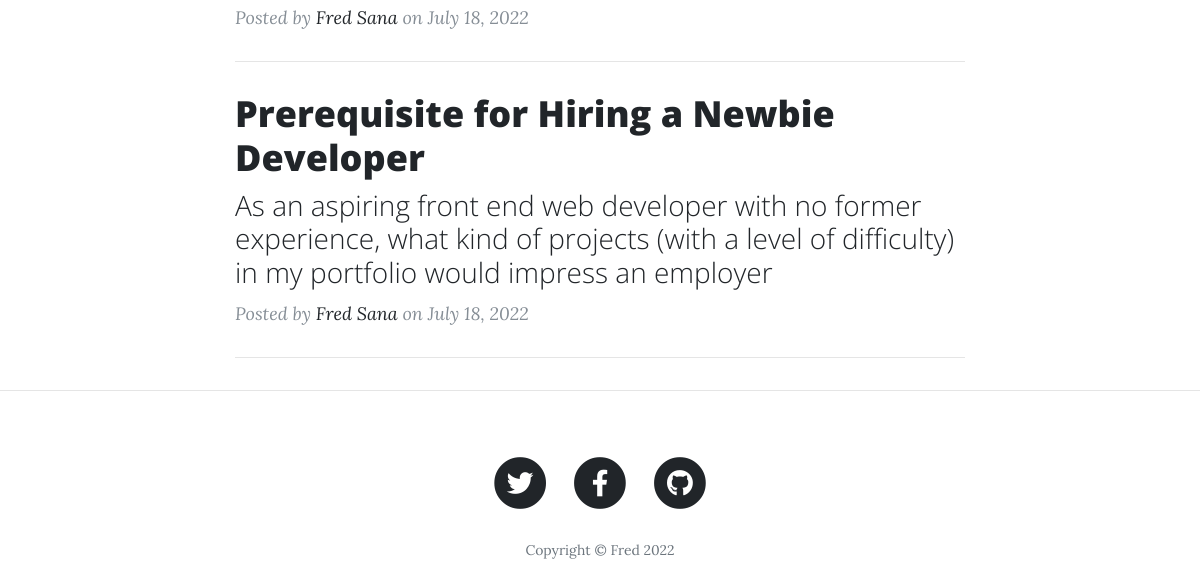
The app's page / (lower part), older data.
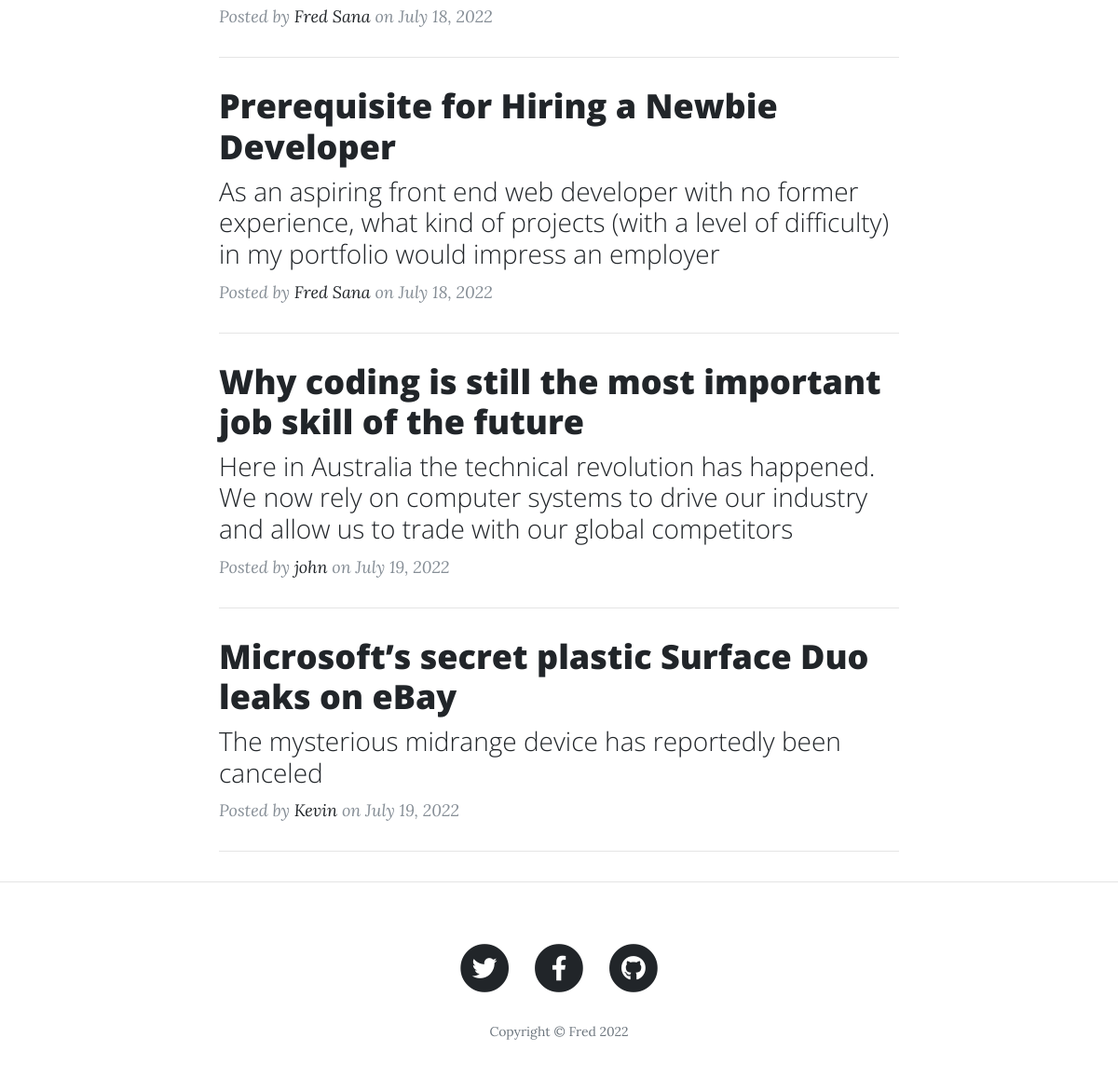
The same page, newer data.
### main.py (models this page shows)
class BlogPost(db.Model):
    __tablename__ = "blog_posts"
    id = db.Column(db.Integer, primary_key=True)
    author_id = db.Column(db.Integer, db.ForeignKey("users.id"))
    author = relationship("User", back_populates="posts")
    title = db.Column(db.String(250), unique=True, nullable=False)
    subtitle = db.Column(db.String(250), nullable=False)
    date = db.Column(db.String(250), nullable=False)
    body = db.Column(db.Text, nullable=False)
    img_url = db.Column(db.String(250), nullable=False)
    comments = relationship("Comment", back_populates="parent_post")

class User(UserMixin, db.Model):
    __tablename__ = "users"
    id = db.Column(db.Integer, primary_key=True)
    email = db.Column(db.String(100), unique=True)
    password = db.Column(db.String(100))
    name = db.Column(db.String(100))
    posts = relationship("BlogPost", back_populates="author")
    comments = relationship("Comment", back_populates="comment_author")

### main.py (the view)
@app.route('/')
def get_all_posts():
    posts = BlogPost.query.all()
    print(posts)
    return render_template("index.html", all_posts=posts, current_user=current_user)

### templates/index.html (shortened to what this page needs)
{% include "header.html" %}
  <div class="container">
    <div class="row">
      <div class="col-lg-8 col-md-10 mx-auto">
        {% for post in all_posts %}
        <div class="post-preview">
          <a href="{{ url_for('show_post', post_id=post.id) }}">
            <h2 class="post-title">
              {{post.title}}
            </h2>
            <h3 class="post-subtitle">
              {{post.subtitle}}
            </h3>
          </a>
          <p class="post-meta">Posted by
            <a href="#">{{post.author.name}}</a>
            on {{post.date}}
          </p>
        </div>
        <hr>
        {% endfor %}
      </div>
    </div>
  </div>
  <hr>
{% include "footer.html" %}

### templates/header.html (shortened to what this page needs)
<!DOCTYPE html>
<html lang="en">
<head>
  <link href="{{ url_for('static', filename='vendor/bootstrap/css/bootstrap.min.css') }}" rel="stylesheet">
  <link href="{{ url_for('static', filename='vendor/fontawesome-free/css/all.min.css')}}" rel="stylesheet" type="text/css">
  <link href="{{ url_for('static', filename='css/clean-blog.min.css')}}" rel="stylesheet">
</head>
<body>

### templates/footer.html (shortened to what this page needs)
  <footer>
    <div class="container">
      <div class="row">
        <div class="col-lg-8 col-md-10 mx-auto">
          <ul class="list-inline text-center">
            <li class="list-inline-item">
              <a href="https://twitter.com/Sanqh">
                <span class="fa-stack fa-lg">
                  <i class="fas fa-circle fa-stack-2x"></i>
                  <i class="fab fa-twitter fa-stack-1x fa-inverse"></i>
                </span>
              </a>
            </li>
            <li class="list-inline-item">
              <a href="https://www.facebook.com/sana.fred">
                <span class="fa-stack fa-lg">
                  <i class="fas fa-circle fa-stack-2x"></i>
                  <i class="fab fa-facebook-f fa-stack-1x fa-inverse"></i>
                </span>
              </a>
            </li>
            <li class="list-inline-item">
              <a href="https://github.com/DerQh">
                <span class="fa-stack fa-lg">
                  <i class="fas fa-circle fa-stack-2x"></i>
                  <i class="fab fa-github fa-stack-1x fa-inverse"></i>
                </span>
              </a>
            </li>
          </ul>
          <p class="copyright text-muted">Copyright &copy; Fred 2022</p>
        </div>
      </div>
    </div>
  </footer>
</body>
</html>

Row changes from the older to the newer data that the page shows:
added BlogPost: title "Why coding is still the most important job skill of the future", subtitle "Here in Australia the technical revolution has happened. We now rely on computer systems to drive our industry and allow us to trade with our global competitors", author.name "john", date "July 19, 2022"
added BlogPost: title "Microsoft’s secret plastic Surface Duo leaks on eBay", subtitle "The mysterious midrange device has reportedly been canceled", author.name "Kevin", date "July 19, 2022"
